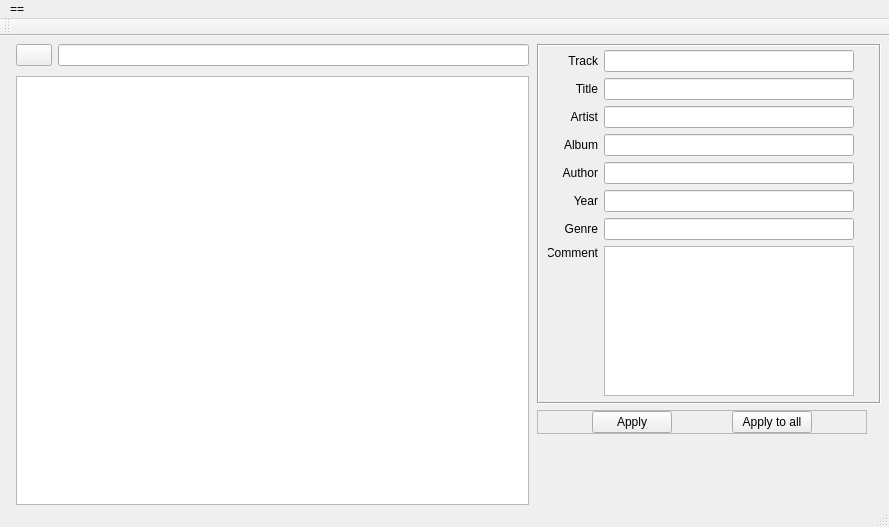
<?xml version="1.0" encoding="UTF-8"?>
<ui version="4.0">
 <class>MainWindow</class>
 <widget class="QMainWindow" name="MainWindow">
  <property name="geometry">
   <rect>
    <x>0</x>
    <y>0</y>
    <width>889</width>
    <height>527</height>
   </rect>
  </property>
  <property name="windowTitle">
   <string>mp3 ID3v2 modifier</string>
  </property>
  <property name="animated">
   <bool>false</bool>
  </property>
  <widget class="QWidget" name="centralWidget">
   <layout class="QHBoxLayout" name="horizontalLayout_4">
    <item>
     <layout class="QHBoxLayout" name="horizontalLayout">
      <property name="spacing">
       <number>8</number>
      </property>
      <property name="leftMargin">
       <number>16</number>
      </property>
      <property name="topMargin">
       <number>8</number>
      </property>
      <property name="rightMargin">
       <number>8</number>
      </property>
      <item>
       <layout class="QVBoxLayout" name="verticalLayout">
        <property name="leftMargin">
         <number>0</number>
        </property>
        <item>
         <layout class="QHBoxLayout" name="horizontalLayout_3">
          <property name="leftMargin">
           <number>0</number>
          </property>
          <property name="topMargin">
           <number>0</number>
          </property>
          <property name="rightMargin">
           <number>0</number>
          </property>
          <property name="bottomMargin">
           <number>4</number>
          </property>
          <item>
           <widget class="QPushButton" name="PBchoosedirectory">
            <property name="sizePolicy">
             <sizepolicy hsizetype="Minimum" vsizetype="Minimum">
              <horstretch>0</horstretch>
              <verstretch>0</verstretch>
             </sizepolicy>
            </property>
            <property name="minimumSize">
             <size>
              <width>0</width>
              <height>0</height>
             </size>
            </property>
            <property name="maximumSize">
             <size>
              <width>36</width>
              <height>26</height>
             </size>
            </property>
            <property name="text">
             <string/>
            </property>
            <property name="iconSize">
             <size>
              <width>25</width>
              <height>25</height>
             </size>
            </property>
           </widget>
          </item>
          <item>
           <widget class="QLineEdit" name="Edit_path"/>
          </item>
         </layout>
        </item>
        <item>
         <widget class="QTableView" name="TableView">
          <property name="frameShadow">
           <enum>QFrame::Sunken</enum>
          </property>
          <property name="lineWidth">
           <number>2</number>
          </property>
          <property name="editTriggers">
           <set>QAbstractItemView::NoEditTriggers</set>
          </property>
          <property name="tabKeyNavigation">
           <bool>true</bool>
          </property>
          <property name="selectionMode">
           <enum>QAbstractItemView::SingleSelection</enum>
          </property>
          <property name="selectionBehavior">
           <enum>QAbstractItemView::SelectRows</enum>
          </property>
          <property name="showGrid">
           <bool>false</bool>
          </property>
          <property name="gridStyle">
           <enum>Qt::DotLine</enum>
          </property>
          <property name="sortingEnabled">
           <bool>false</bool>
          </property>
          <property name="cornerButtonEnabled">
           <bool>false</bool>
          </property>
          <attribute name="horizontalHeaderHighlightSections">
           <bool>false</bool>
          </attribute>
          <attribute name="verticalHeaderHighlightSections">
           <bool>false</bool>
          </attribute>
         </widget>
        </item>
       </layout>
      </item>
      <item>
       <layout class="QVBoxLayout" name="verticalLayout_3">
        <property name="topMargin">
         <number>0</number>
        </property>
        <item>
         <widget class="QScrollArea" name="scrollArea">
          <property name="enabled">
           <bool>true</bool>
          </property>
          <property name="sizePolicy">
           <sizepolicy hsizetype="Minimum" vsizetype="Ignored">
            <horstretch>1</horstretch>
            <verstretch>1</verstretch>
           </sizepolicy>
          </property>
          <property name="minimumSize">
           <size>
            <width>0</width>
            <height>0</height>
           </size>
          </property>
          <property name="maximumSize">
           <size>
            <width>16777215</width>
            <height>360</height>
           </size>
          </property>
          <property name="baseSize">
           <size>
            <width>0</width>
            <height>800</height>
           </size>
          </property>
          <property name="frameShape">
           <enum>QFrame::Box</enum>
          </property>
          <property name="frameShadow">
           <enum>QFrame::Sunken</enum>
          </property>
          <property name="horizontalScrollBarPolicy">
           <enum>Qt::ScrollBarAlwaysOff</enum>
          </property>
          <property name="sizeAdjustPolicy">
           <enum>QAbstractScrollArea::AdjustToContents</enum>
          </property>
          <property name="widgetResizable">
           <bool>false</bool>
          </property>
          <widget class="QWidget" name="scrollAreaWidgetContents">
           <property name="geometry">
            <rect>
             <x>0</x>
             <y>0</y>
             <width>340</width>
             <height>354</height>
            </rect>
           </property>
           <property name="sizePolicy">
            <sizepolicy hsizetype="Maximum" vsizetype="Maximum">
             <horstretch>0</horstretch>
             <verstretch>0</verstretch>
            </sizepolicy>
           </property>
           <layout class="QHBoxLayout" name="horizontalLayout_2">
            <property name="spacing">
             <number>0</number>
            </property>
            <property name="sizeConstraint">
             <enum>QLayout::SetDefaultConstraint</enum>
            </property>
            <property name="leftMargin">
             <number>9</number>
            </property>
            <property name="rightMargin">
             <number>50</number>
            </property>
            <item>
             <layout class="QVBoxLayout" name="verticalLayout_2">
              <property name="spacing">
               <number>0</number>
              </property>
              <property name="rightMargin">
               <number>0</number>
              </property>
              <item>
               <layout class="QGridLayout" name="gridLayout">
                <property name="rightMargin">
                 <number>0</number>
                </property>
                <property name="spacing">
                 <number>6</number>
                </property>
                <item row="0" column="0">
                 <widget class="QLabel" name="label">
                  <property name="sizePolicy">
                   <sizepolicy hsizetype="Maximum" vsizetype="Preferred">
                    <horstretch>0</horstretch>
                    <verstretch>0</verstretch>
                   </sizepolicy>
                  </property>
                  <property name="minimumSize">
                   <size>
                    <width>50</width>
                    <height>0</height>
                   </size>
                  </property>
                  <property name="text">
                   <string>Track</string>
                  </property>
                  <property name="alignment">
                   <set>Qt::AlignRight|Qt::AlignTrailing|Qt::AlignVCenter</set>
                  </property>
                 </widget>
                </item>
                <item row="8" column="0">
                 <widget class="QLabel" name="label_6">
                  <property name="sizePolicy">
                   <sizepolicy hsizetype="Maximum" vsizetype="Preferred">
                    <horstretch>0</horstretch>
                    <verstretch>0</verstretch>
                   </sizepolicy>
                  </property>
                  <property name="minimumSize">
                   <size>
                    <width>50</width>
                    <height>0</height>
                   </size>
                  </property>
                  <property name="text">
                   <string>Year</string>
                  </property>
                  <property name="alignment">
                   <set>Qt::AlignRight|Qt::AlignTrailing|Qt::AlignVCenter</set>
                  </property>
                 </widget>
                </item>
                <item row="12" column="0">
                 <widget class="QLabel" name="label_7">
                  <property name="sizePolicy">
                   <sizepolicy hsizetype="Maximum" vsizetype="Preferred">
                    <horstretch>0</horstretch>
                    <verstretch>0</verstretch>
                   </sizepolicy>
                  </property>
                  <property name="minimumSize">
                   <size>
                    <width>50</width>
                    <height>0</height>
                   </size>
                  </property>
                  <property name="text">
                   <string>Comment</string>
                  </property>
                  <property name="alignment">
                   <set>Qt::AlignRight|Qt::AlignTop|Qt::AlignTrailing</set>
                  </property>
                  <property name="margin">
                   <number>0</number>
                  </property>
                 </widget>
                </item>
                <item row="12" column="1">
                 <widget class="QPlainTextEdit" name="TextEdit_comment">
                  <property name="sizePolicy">
                   <sizepolicy hsizetype="Fixed" vsizetype="Fixed">
                    <horstretch>0</horstretch>
                    <verstretch>0</verstretch>
                   </sizepolicy>
                  </property>
                  <property name="minimumSize">
                   <size>
                    <width>250</width>
                    <height>0</height>
                   </size>
                  </property>
                  <property name="maximumSize">
                   <size>
                    <width>250</width>
                    <height>150</height>
                   </size>
                  </property>
                 </widget>
                </item>
                <item row="10" column="1">
                 <widget class="QLineEdit" name="Edit_genre">
                  <property name="sizePolicy">
                   <sizepolicy hsizetype="Fixed" vsizetype="Fixed">
                    <horstretch>0</horstretch>
                    <verstretch>0</verstretch>
                   </sizepolicy>
                  </property>
                  <property name="minimumSize">
                   <size>
                    <width>250</width>
                    <height>0</height>
                   </size>
                  </property>
                 </widget>
                </item>
                <item row="10" column="0">
                 <widget class="QLabel" name="label_8">
                  <property name="sizePolicy">
                   <sizepolicy hsizetype="Maximum" vsizetype="Preferred">
                    <horstretch>0</horstretch>
                    <verstretch>0</verstretch>
                   </sizepolicy>
                  </property>
                  <property name="minimumSize">
                   <size>
                    <width>50</width>
                    <height>0</height>
                   </size>
                  </property>
                  <property name="text">
                   <string>Genre</string>
                  </property>
                  <property name="alignment">
                   <set>Qt::AlignRight|Qt::AlignTrailing|Qt::AlignVCenter</set>
                  </property>
                 </widget>
                </item>
                <item row="6" column="0">
                 <widget class="QLabel" name="label_5">
                  <property name="sizePolicy">
                   <sizepolicy hsizetype="Maximum" vsizetype="Preferred">
                    <horstretch>0</horstretch>
                    <verstretch>0</verstretch>
                   </sizepolicy>
                  </property>
                  <property name="minimumSize">
                   <size>
                    <width>50</width>
                    <height>0</height>
                   </size>
                  </property>
                  <property name="text">
                   <string>Author</string>
                  </property>
                  <property name="alignment">
                   <set>Qt::AlignRight|Qt::AlignTrailing|Qt::AlignVCenter</set>
                  </property>
                 </widget>
                </item>
                <item row="4" column="0">
                 <widget class="QLabel" name="label_4">
                  <property name="sizePolicy">
                   <sizepolicy hsizetype="Maximum" vsizetype="Preferred">
                    <horstretch>0</horstretch>
                    <verstretch>0</verstretch>
                   </sizepolicy>
                  </property>
                  <property name="minimumSize">
                   <size>
                    <width>50</width>
                    <height>0</height>
                   </size>
                  </property>
                  <property name="text">
                   <string>Album</string>
                  </property>
                  <property name="alignment">
                   <set>Qt::AlignRight|Qt::AlignTrailing|Qt::AlignVCenter</set>
                  </property>
                 </widget>
                </item>
                <item row="4" column="1">
                 <widget class="QLineEdit" name="Edit_album">
                  <property name="sizePolicy">
                   <sizepolicy hsizetype="Fixed" vsizetype="Fixed">
                    <horstretch>0</horstretch>
                    <verstretch>0</verstretch>
                   </sizepolicy>
                  </property>
                  <property name="minimumSize">
                   <size>
                    <width>250</width>
                    <height>0</height>
                   </size>
                  </property>
                 </widget>
                </item>
                <item row="8" column="1">
                 <widget class="QLineEdit" name="Edit_year">
                  <property name="sizePolicy">
                   <sizepolicy hsizetype="Fixed" vsizetype="Fixed">
                    <horstretch>0</horstretch>
                    <verstretch>0</verstretch>
                   </sizepolicy>
                  </property>
                  <property name="minimumSize">
                   <size>
                    <width>250</width>
                    <height>0</height>
                   </size>
                  </property>
                 </widget>
                </item>
                <item row="0" column="1">
                 <widget class="QLineEdit" name="Edit_track">
                  <property name="sizePolicy">
                   <sizepolicy hsizetype="Fixed" vsizetype="Fixed">
                    <horstretch>0</horstretch>
                    <verstretch>0</verstretch>
                   </sizepolicy>
                  </property>
                  <property name="minimumSize">
                   <size>
                    <width>250</width>
                    <height>0</height>
                   </size>
                  </property>
                 </widget>
                </item>
                <item row="6" column="1">
                 <widget class="QLineEdit" name="Edit_author">
                  <property name="sizePolicy">
                   <sizepolicy hsizetype="Fixed" vsizetype="Fixed">
                    <horstretch>0</horstretch>
                    <verstretch>0</verstretch>
                   </sizepolicy>
                  </property>
                  <property name="minimumSize">
                   <size>
                    <width>250</width>
                    <height>0</height>
                   </size>
                  </property>
                 </widget>
                </item>
                <item row="2" column="0">
                 <widget class="QLabel" name="label_2">
                  <property name="sizePolicy">
                   <sizepolicy hsizetype="Maximum" vsizetype="Preferred">
                    <horstretch>0</horstretch>
                    <verstretch>0</verstretch>
                   </sizepolicy>
                  </property>
                  <property name="minimumSize">
                   <size>
                    <width>50</width>
                    <height>0</height>
                   </size>
                  </property>
                  <property name="text">
                   <string>Artist</string>
                  </property>
                  <property name="alignment">
                   <set>Qt::AlignRight|Qt::AlignTrailing|Qt::AlignVCenter</set>
                  </property>
                 </widget>
                </item>
                <item row="1" column="0">
                 <widget class="QLabel" name="label_3">
                  <property name="sizePolicy">
                   <sizepolicy hsizetype="Maximum" vsizetype="Preferred">
                    <horstretch>0</horstretch>
                    <verstretch>0</verstretch>
                   </sizepolicy>
                  </property>
                  <property name="minimumSize">
                   <size>
                    <width>50</width>
                    <height>0</height>
                   </size>
                  </property>
                  <property name="text">
                   <string>Title</string>
                  </property>
                  <property name="alignment">
                   <set>Qt::AlignRight|Qt::AlignTrailing|Qt::AlignVCenter</set>
                  </property>
                 </widget>
                </item>
                <item row="2" column="1">
                 <widget class="QLineEdit" name="Edit_artist">
                  <property name="sizePolicy">
                   <sizepolicy hsizetype="Fixed" vsizetype="Fixed">
                    <horstretch>0</horstretch>
                    <verstretch>0</verstretch>
                   </sizepolicy>
                  </property>
                  <property name="minimumSize">
                   <size>
                    <width>250</width>
                    <height>0</height>
                   </size>
                  </property>
                 </widget>
                </item>
                <item row="1" column="1">
                 <widget class="QLineEdit" name="Edit_title">
                  <property name="sizePolicy">
                   <sizepolicy hsizetype="Fixed" vsizetype="Fixed">
                    <horstretch>0</horstretch>
                    <verstretch>0</verstretch>
                   </sizepolicy>
                  </property>
                  <property name="minimumSize">
                   <size>
                    <width>250</width>
                    <height>0</height>
                   </size>
                  </property>
                 </widget>
                </item>
               </layout>
              </item>
             </layout>
            </item>
           </layout>
          </widget>
         </widget>
        </item>
        <item>
         <widget class="QFrame" name="frame">
          <property name="maximumSize">
           <size>
            <width>330</width>
            <height>16777215</height>
           </size>
          </property>
          <property name="frameShape">
           <enum>QFrame::StyledPanel</enum>
          </property>
          <property name="frameShadow">
           <enum>QFrame::Raised</enum>
          </property>
          <layout class="QHBoxLayout" name="horizontalLayout_5">
           <item>
            <spacer name="horizontalSpacer_6">
             <property name="orientation">
              <enum>Qt::Horizontal</enum>
             </property>
             <property name="sizeHint" stdset="0">
              <size>
               <width>0</width>
               <height>20</height>
              </size>
             </property>
            </spacer>
           </item>
           <item>
            <widget class="QPushButton" name="PBapply">
             <property name="text">
              <string>Apply</string>
             </property>
            </widget>
           </item>
           <item>
            <spacer name="horizontalSpacer_4">
             <property name="orientation">
              <enum>Qt::Horizontal</enum>
             </property>
             <property name="sizeHint" stdset="0">
              <size>
               <width>0</width>
               <height>20</height>
              </size>
             </property>
            </spacer>
           </item>
           <item>
            <widget class="QPushButton" name="PBapplytoall">
             <property name="text">
              <string>Apply to all</string>
             </property>
            </widget>
           </item>
           <item>
            <spacer name="horizontalSpacer_5">
             <property name="orientation">
              <enum>Qt::Horizontal</enum>
             </property>
             <property name="sizeHint" stdset="0">
              <size>
               <width>0</width>
               <height>20</height>
              </size>
             </property>
            </spacer>
           </item>
          </layout>
         </widget>
        </item>
        <item>
         <spacer name="verticalSpacer">
          <property name="orientation">
           <enum>Qt::Vertical</enum>
          </property>
          <property name="sizeHint" stdset="0">
           <size>
            <width>20</width>
            <height>0</height>
           </size>
          </property>
         </spacer>
        </item>
       </layout>
      </item>
     </layout>
    </item>
   </layout>
  </widget>
  <widget class="QMenuBar" name="menuBar">
   <property name="geometry">
    <rect>
     <x>0</x>
     <y>0</y>
     <width>889</width>
     <height>21</height>
    </rect>
   </property>
   <widget class="QMenu" name="menu">
    <property name="geometry">
     <rect>
      <x>258</x>
      <y>99</y>
      <width>135</width>
      <height>103</height>
     </rect>
    </property>
    <property name="title">
     <string>==</string>
    </property>
    <addaction name="action"/>
    <addaction name="separator"/>
    <addaction name="actionExit"/>
   </widget>
   <addaction name="menu"/>
  </widget>
  <widget class="QToolBar" name="mainToolBar">
   <property name="enabled">
    <bool>false</bool>
   </property>
   <attribute name="toolBarArea">
    <enum>TopToolBarArea</enum>
   </attribute>
   <attribute name="toolBarBreak">
    <bool>false</bool>
   </attribute>
  </widget>
  <widget class="QStatusBar" name="statusBar"/>
  <action name="action">
   <property name="text">
    <string>???</string>
   </property>
  </action>
  <action name="actionExit">
   <property name="text">
    <string>Exit</string>
   </property>
  </action>
  <action name="action_3">
   <property name="text">
    <string>?????</string>
   </property>
  </action>
 </widget>
 <layoutdefault spacing="6" margin="0"/>
 <resources/>
 <connections/>
</ui>
